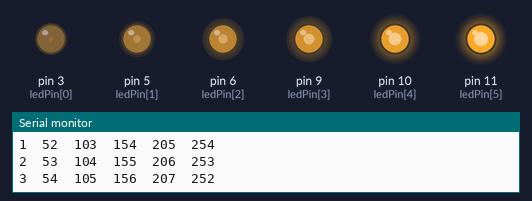
Bench run of a sketch on a simulated Arduino Uno, built with avr-gcc and run on an emulated ATmega328P. On the bench: output pins drawn as LEDs (lit = HIGH), the last lines printed to the serial monitor.

Above: at 1.35 s.
At 2.75 s:
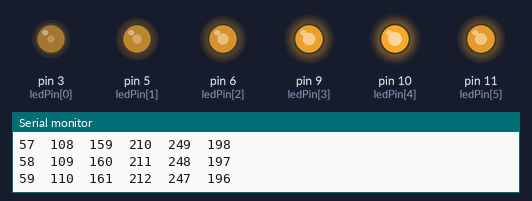
At 4.15 s:
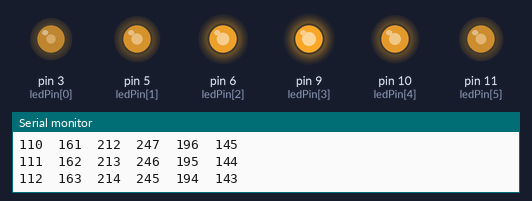
At 7.0 s:
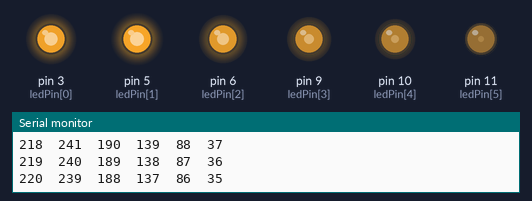
At 9.8 s:
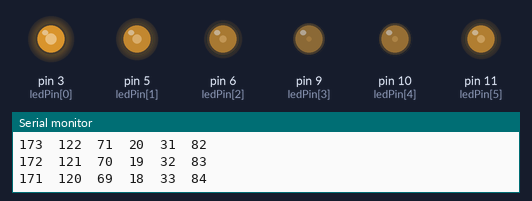
At 12.65 s:
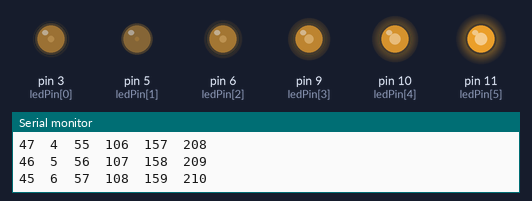
Timing chart, 0 to 17.5 s (numbered marks = the images above):
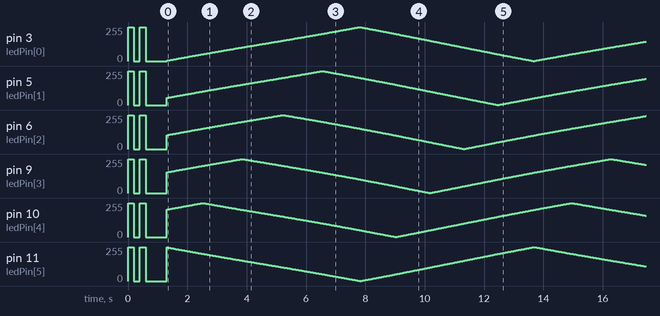

The sketch:

fadeArray.ino
```cpp
int ledPin[6] = {3, 5, 6, 9, 10, 11};
int fadeValue[6] = {0, 51, 102, 153, 204, 255};
int fadeIncrement[6] = {1, 1, 1, 1, 1, -1};

void setup() {
  // put your setup code here, to run once:

  Serial.begin(9600);

  // set all to OUTPUT
  for (int i = 0; i < 6; i++) {
    pinMode(ledPin[i], OUTPUT);
  }

  // blink all!
  for (int j = 0; j < 2; j++) {
    for (int i = 0; i < 6; i++) {
      digitalWrite(ledPin[i], HIGH);
    }
    delay(200);
    for (int i = 0; i < 6; i++) {
      digitalWrite(ledPin[i], LOW);
    }
    delay(200);
  }

  delay(500);

}

void loop() {
  // put your main code here, to run repeatedly:
  for (int i = 0; i < 6; i++) {
    analogWrite(ledPin[i], fadeValue[i]); // write the values

    fadeValue[i] = fadeValue[i] + fadeIncrement[i]; // increment the values

    if (fadeValue[i] < 1) { // if value goes too low...
      fadeIncrement[i] = 1;
    } else if (fadeValue[i] > 254) { // if value goes too high...
      fadeIncrement[i] = -1;
    }
    Serial.print(fadeValue[i]);
    Serial.print("\t");
  }
  Serial.println("");
  //delay(1);

}
```
